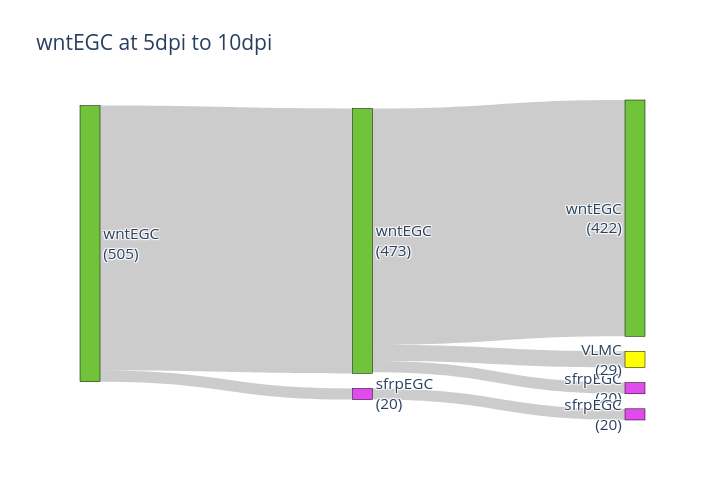

Here is the notebook cell this chart was saved with:
### Code cell
# wntEGC at 5DPI to 10DPI
common_initial_time_point=0
init_cell_wnt_5DPI =data_train_wnt[train_time[1]]
init_cell_type = 'wntEGC'
init_time =1 - common_initial_time_point
end_time =2 - common_initial_time_point
_, all_spa, all_cell_type, all_cell_id, all_time_point = evolution_forward(init_cell_wnt_5DPI, model,spatial_model,growth_model, init_time, end_time, init_cell_type,delta_t = 0.5,cnf_generator=cnf_generator)
#init_time = 1 - common_initial_time_point
#end_time = 2 - common_initial_time_point
#_, _, all_cell_type, all_cell_id, all_time_point = evolution_forward(init_cell_wnt_5DPI, model,spatial_model,growth_model, init_time, end_time, delta_t = 0.2)



time_points = [1,  1.5,2.0]
# time_points = [5, 7.5, 10]
time_points = [cur_time - common_initial_time_point for cur_time in time_points]
transition_tree_wnt_5DPI = build_transition_tree(all_cell_id, all_cell_type, all_time_point, time_points)
adata_St55dot5 = ad.AnnData(np.zeros((len(all_cell_type[-1]),2)))
adata_St55dot5.obsm['X_spatial_aligned'] = all_spa[-1]
categories = adata.obs['Annotation'].cat.categories
adata_St55dot5.obs['Annotation'] = pd.Series(pd.Categorical(all_cell_type[-1], categories=categories), index=adata_St55dot5.obs.index)
adata_St55dot5.uns['Annotation_colors'] = adata.uns['Annotation_colors']
plot_sankey_from_tree(transition_tree_wnt_5DPI, cell_type_color_map, threshold=15, title='wntEGC at 5dpi to 10dpi', 
                      font_size=15.3, width = 725, height=500, scale=5, save_path="/home/lenovo/jora/data/results_final_struct/wntEGC at 2dpi to 5dpi.pdf")
#plot_after_alignment_scanpy(adata_St55dot5, figsize=(6, (5*2/3)), pointsize=8, title='wntEGC_10dpi', show_legend=True,save_path='/home/lenovo/jora/data/wnt10dpi.pdf')

### Figure 1 — Plotly figure (JSON) as saved in the notebook; plotly's stock layout.template omitted (floating-point values rounded to 4 significant figures)
{"data": [{"link": {"source": [0, 1, 1, 1, 0, 5], "target": [1, 2, 3, 4, 5, 6], "value": [473, 422, 20, 29, 20, 20]}, "node": {"color": ["#71c33a", "#71c33a", "#71c33a", "#e14aec", "#FFFF00", "#e14aec", "#e14aec"], "label": ["wntEGC<br>(505)", "wntEGC<br>(473)", "wntEGC<br>(422)", "sfrpEGC<br>(20)", "VLMC<br>(29)", "sfrpEGC<br>(20)", "sfrpEGC<br>(20)"], "line": {"color": "black", "width": 0.5}, "pad": 15, "thickness": 20}, "type": "sankey"}], "layout": {"font": {"size": 15.3}, "height": 500, "title": {"text": "wntEGC at 5dpi to 10dpi"}, "width": 725}}
